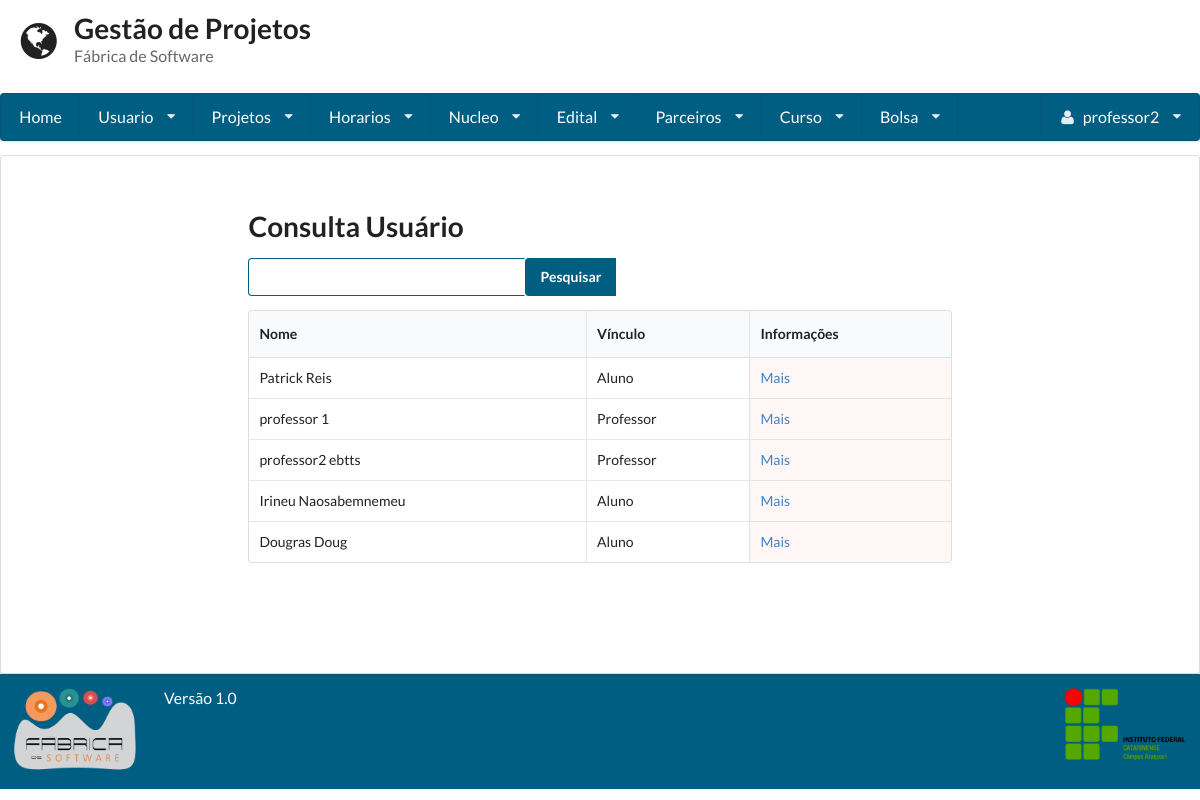
The app's page /consulta_usuario/ (signed in), older data.
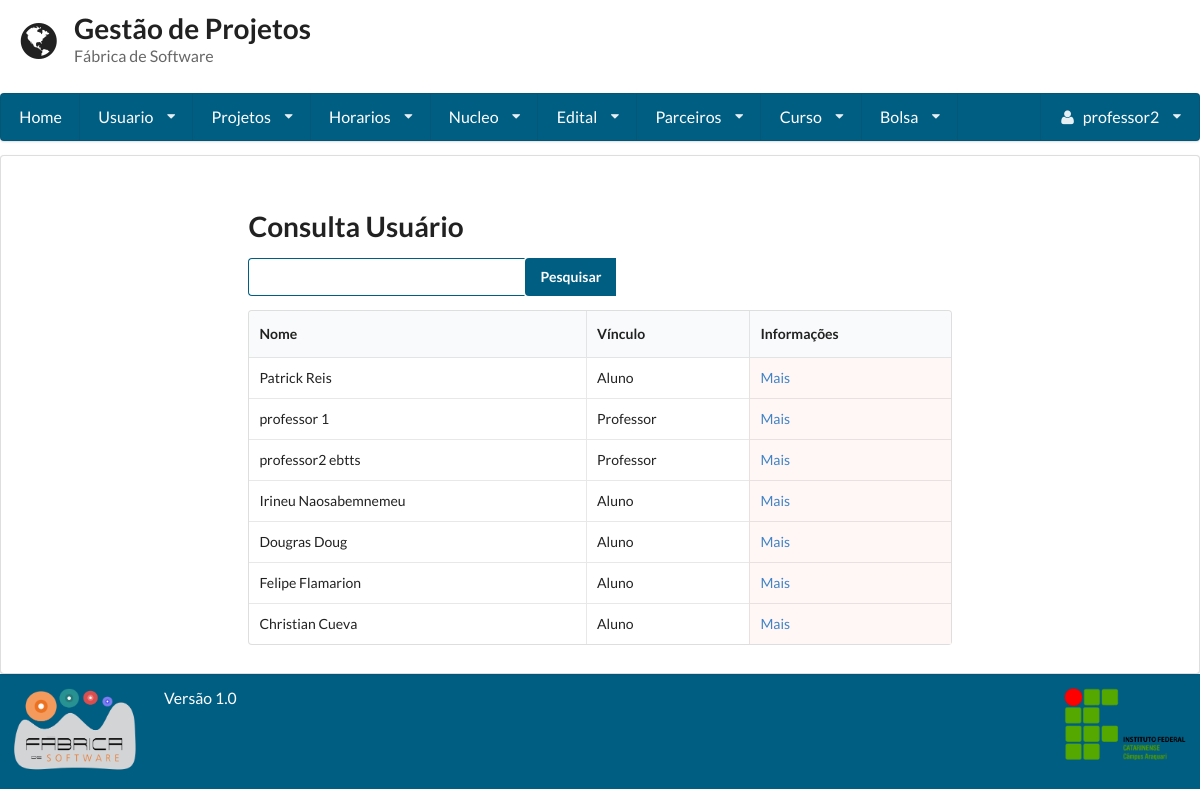
The same page, newer data.
### gestaoapp/models/usuario.py (models this page shows, shortened)
class Usuario(User):
    PERIODO_CHOICES = (
        ('primeiro', '1° Semestre'),
        ('segundo', '2° Semestre'),
        ('terceiro', '3° Semestre'),
        ('quarto', '4° Semestre'),
        ('quinto', '5° Semestre'),
        ('sexto', '6° Semestre'),
        ('setimo', '7° Semestre'),
        ('oitavo', '8° Semestre'),
        ('nono', '9° Semestre'),
        ('decimo', '10° Semestre'),
    )
    VINCULO_CHOICES = (
        ('Aluno', 'Aluno'),
        ('Professor', 'Professor'),
    )
    periodo = models.CharField(
        max_length=255, null=True, blank=True,
        choices=PERIODO_CHOICES
    )
    vinculo_institucional = models.CharField(
        max_length=255, null=True, blank=True,
        choices=VINCULO_CHOICES)
    email_opcional = models.EmailField(max_length=254, null=True, blank=True)
    matricula = models.CharField(max_length=255, unique=True)
    foto = models.ImageField(upload_to='profile_images')
    carga_horaria = models.IntegerField(validators=[MaxValueValidator(100), MinValueValidator(1)])
    telefone1 = models.CharField(max_length=11)
    telefone2 = models.CharField(max_length=11, blank=True, null=True)
    curso = models.ForeignKey(Curso, null=True, blank=True)
    verificacao = models.CharField(max_length=255, null=True, blank=True, unique=True)
    lattes = models.URLField(null=True, blank=True)
    desc = models.TextField()
    super_adm = models.BooleanField(default=False)

### gestaoapp/views/usuario.py (the view, shortened to what this page needs)
# urls.py: url(r'^consulta_usuario/', ConsultaUsuario.as_view()),
class ConsultaUsuario(LoginRequiredMixin, View):
    template = 'usuario/consulta.html'
    def get(self, request):
        form = Busca()
        usuario = Usuario.objects.all()
        return render(request, self.template, {'usuarios': usuario, "form": form})

### gestaoapp/forms/busca.py
class Busca(forms.Form):
	nome = forms.CharField(label='Buscar', widget=forms.TextInput)

### gestaoapp/templates/usuario/consulta.html (shortened to what this page needs)
{% extends 'base.html'%}
{% block conteudo%}
<form method='POST' action='/consulta_usuario/' class="ui form">
 	<h1 class=" ui header">Consulta Usuário</h1>
 	<div class="ui action input">
  		{{form.nome}}
	    	<input type="submit" value="Pesquisar" class='icon search'>
	</div>
</form>
<table class="ui celled table">
	<thead>
		<tr>
			<th>Nome</th>
			<th>Vínculo</th>
			<th>Informações</th>
		</tr>
	</thead>
	<tbody>
	{% for usuario in usuarios %}
		<tr>
			<td>{{ usuario.first_name }} {{ usuario.last_name }}</td>
			<td>{{ usuario.vinculo_institucional }}</td>
			<td class="negative"><a href="../visualizar_usuario/{{usuario.id}}">Mais</a></td>
		</tr>
	{% endfor %}
	</tbody>
</table>
{%endblock%}

### gestaoapp/templates/base.html (shortened to what this page needs)
<!doctype html>
<head>
    {% load staticfiles %}
    <link rel="stylesheet" href="{% static 'semantic-2.1/dist/semantic.css' %}"/>
    <link rel="stylesheet" href="{% static 'base.css' %}"/>
</head>
<body class="cor-fundo">
<header class="cabecalho">
    <div class="ui grid">
        <div class="row">
            <div class='twelve wide column'>
                <h1 class="ui header">
                    <i class='ui icon world'></i>
                    <div class="ui content">
                        Gestão de Projetos
                        <p class="sub header">
                            Fábrica de Software
                        </p>
                    </div>
                </h1>
            </div>
        </div>
        {% if user.is_authenticated %}
            <div class="computer only row">
                <nav class="ui large menu stackable"><a class="item" href="/home">Home</a>
                    <div class="ui dropdown item">Usuario<i class="dropdown icon"></i>
                    </div>
                    <div class="ui dropdown item">Projetos<i class="dropdown icon"></i>
                    </div>
                    <div class="ui dropdown item">Horarios<i class="dropdown icon"></i>
                    </div>
                    <div class="ui dropdown item">Nucleo<i class="dropdown icon"></i>
                    </div>
                    <div class="ui dropdown item">Edital<i class="dropdown icon"></i>
                    </div>
                    <div class="ui dropdown item">Parceiros<i class="dropdown icon"></i>
                    </div>
                    {% if user.is_superuser %}
                        <div class="ui dropdown item">Curso<i class="dropdown icon"></i>
                        </div>
                    {% endif %}
                    {% if user.is_superuser %}
                        <div class="ui dropdown item">Bolsa<i class="dropdown icon"></i>
                        </div>
                    {% endif %}
                    <div class="ui dropdown item right floated"><i class="user icon"></i>
                        {{ request.user.first_name }} <i class="dropdown icon"></i>
                    </div>
                </nav>
            </div>
        {% endif %}
    </div>
</header>
<article class="corpo ui segment cor-conteudo">
    <div class="ui grid">
        <div class="row">
            <div class="three wide column"></div>
            <div class="ten wide column">
                {% block conteudo %}
                {% endblock %}
            </div>
        </div>
    </div>
</article>
<footer class="ui grid rodape verde_escuro">
    <div class="two wide column">
        <img class="ui small image" src="{% static 'fabrica.png' %}">
    </div>
    <div class=" twelve wide column">
        <label class="centered"> Versão 1.0 </label>
    </div>
    <div class="two wide column">
        <img class="ui small image" src="{% static 'ifc2.png' %}">
    </div>
</footer>
</body>
</html>

### static/base.css (style rules this page uses)
.ui.grid { margin:0 !important; padding:0 !important; }
.cabecalho { min-height: 16% !important; color: #005e83 !important; }
.cabecalho .grid { margin:0 !important; padding:0 !important; }
.corpo { min-height: 64.9% !important; }
.rodape { min-height: 11% !important; }
article { margin: 0 !important; }
input.icon.search { background-color: #005e83 !important; color: #fff !important; font-weight: bold !important; }
.verde_escuro { background:#005e83 !important; color:#FFFFFF !important; }
.ui.menu { width: 100% !important; background-color: #005e83 !important; }
.ui.menu > .item { color: #FFF !important; }
label { font-size: 1.125em !important; }
input { border-color: #005E83 !important; }

Row changes from the older to the newer data that the page shows:
added Usuario: first_name "Felipe", last_name "Flamarion", vinculo_institucional "Aluno"
added Usuario: first_name "Christian", last_name "Cueva", vinculo_institucional "Aluno"
